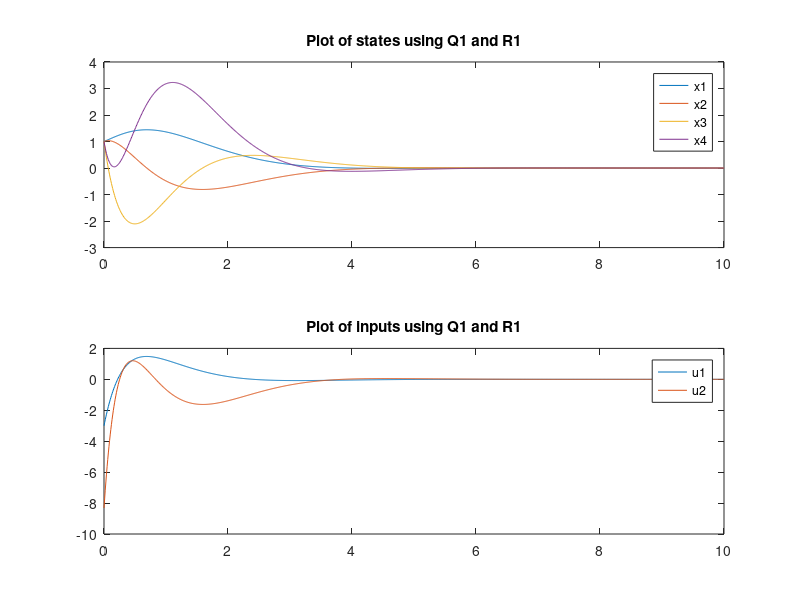
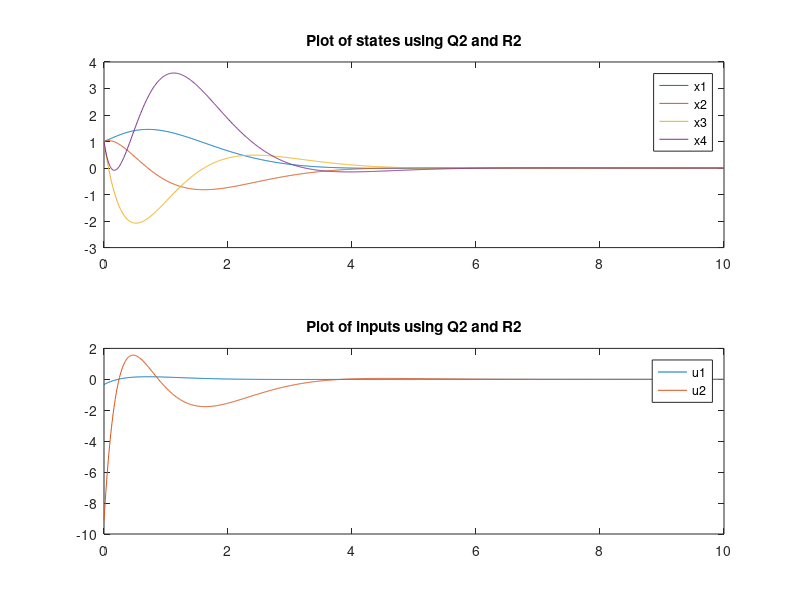
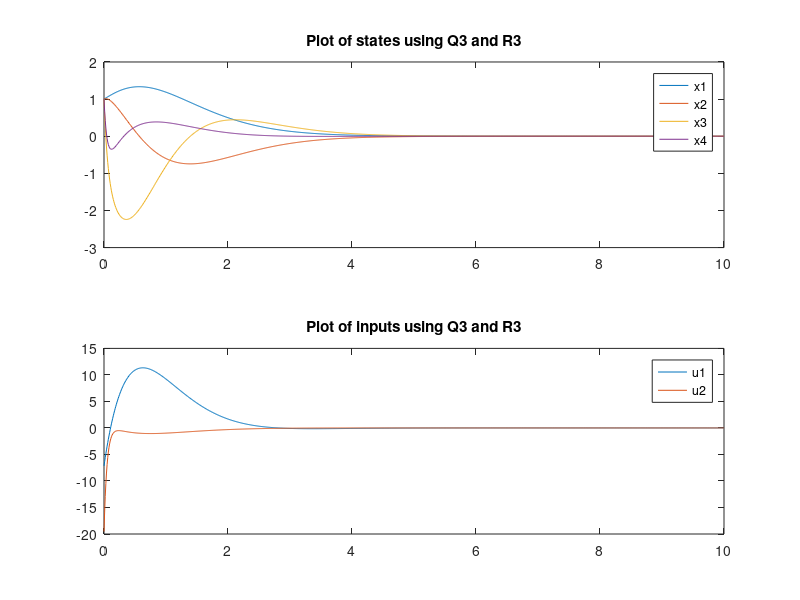
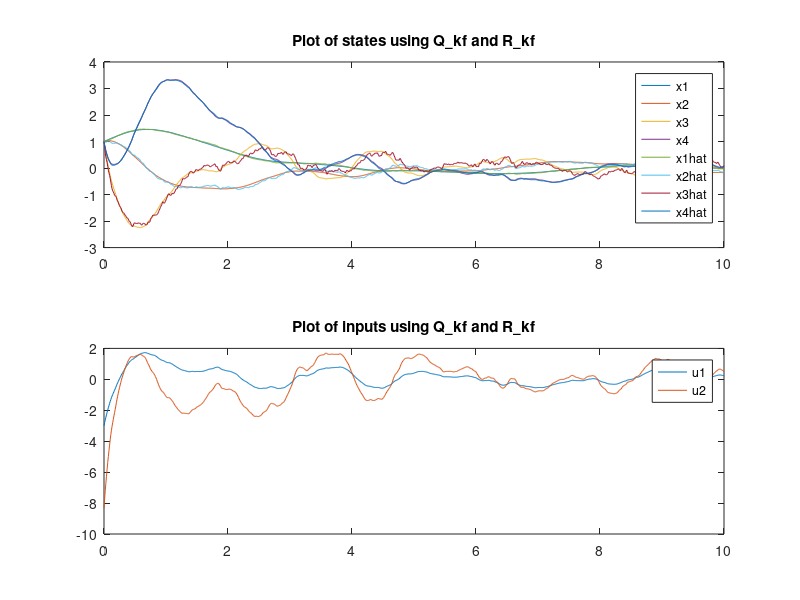

The MATLAB script that drew these images, in order:
clear all;
close all;

%Navdeep Sidhu 20577393
%Haiqiao Chen 20569361
%Ardalan Abolfazli 20571471

%% Deliverable 1 - using lqr to find K gain

A = [0 1 0 0;
    0 0 1 0;
    -3 1 2 3;
    2 1 0 0];

B = [0 0;
    0 0;
    1 2;
    0 2];

C = [1 0 0 0;
    0 0 0 1];

D = [0 0;                                       
    0 0];

% equal weighting on all states and inputs
Q1 = [1 0 0 0;
    0 1 0 0;
    0 0 1 0;
    0 0 0 1];

R1 = [1 0;
    0 1];

% minimizing u1 by increasing the weighting on R11
Q2 = [1 0 0 0;
    0 1 0 0;
    0 0 1 0;
    0 0 0 1];

R2 = [10 0;
    0 1];

% minimizing x4 by increasing the weighting on Q44
Q3 = [1 0 0 0;
    0 1 0 0;
    0 0 1 0;
    0 0 0 100];

R3 = [1 0;
    0 1];

[K1, P1, ev1] = lqr(A,B,Q1,R1);
[K2, P2, ev2] = lqr(A,B,Q2,R2);
[K3, P3, ev3] = lqr(A,B,Q3,R3);

A_sf1 = A-B*K1;
B_sf1 = B;
C_sf1 = C-D*K1;
D_sf1 = D;

A_sf2 = A-B*K2; 
B_sf2 = B;
C_sf2 = C-D*K2;
D_sf2 = D;

A_sf3 = A-B*K3; 
B_sf3 = B;
C_sf3 = C-D*K3;
D_sf3 = D;

sys_sf1 = ss(A_sf1, B_sf1, C_sf1, D_sf1);
sys_sf2 = ss(A_sf2, B_sf2, C_sf2, D_sf2);
sys_sf3 = ss(A_sf3, B_sf3, C_sf3, D_sf3);

x0_sf = [1 1 1 1];

tspan = 0:0.01:10;
u = [zeros(size(tspan,2),1) zeros(size(tspan,2),1)];    % zero input
                                                                                                                                                        
[y_sf1, t_sf1, x_sf1] = lsim(sys_sf1, u, tspan, x0_sf);
[y_sf2, t_sf2, x_sf2] = lsim(sys_sf2, u, tspan, x0_sf);
[y_sf3, t_sf3, x_sf3] = lsim(sys_sf3, u, tspan, x0_sf);

figure
subplot(2,1,1);
plot(t_sf1, x_sf1);
title ('Plot of states using Q1 and R1');
legend('x1', 'x2', 'x3', 'x4');
subplot(2,1,2);
plot(t_sf1, -K1*x_sf1');
title ('Plot of inputs using Q1 and R1');
legend('u1', 'u2');

figure
subplot(2,1,1);
plot(t_sf2, x_sf2);
title ('Plot of states using Q2 and R2');
legend('x1', 'x2', 'x3', 'x4');
subplot(2,1,2);
plot(t_sf2, -K2*x_sf2');
title ('Plot of inputs using Q2 and R2');
legend('u1', 'u2');

figure
subplot(2,1,1);
plot(t_sf3, x_sf3);
title ('Plot of states using Q3 and R3');
legend('x1', 'x2', 'x3', 'x4');
subplot(2,1,2);
plot(t_sf3, -K3*x_sf3');
title ('Plot of inputs using Q3 and R3');
legend('u1', 'u2');

%% Deliverable 2 - using Kalman filter to find F gain

a = 0.1; % std dev of both 'n' and 'w'
b = 0; % mean of both 'n' and 'w'
n = a.*randn(4,1001) + b; % n has 4 rows since its part of 'x_dot' which has 4 states
w = a.*randn(2,1001) + b; % w has 2 rows since its part of 'y' which has 2 outputs

Q_kf = eye(4)*a^2; % diagonal matrix containing variance of 'n' as the diagonal entries
R_kf = eye(2)*a^2; % diagonal matrix containing variance of 'w' as the diagonal entries

K_kf = K1; % using the gain 'K' obtained from the first case in deliverable 1

[F_transpose_kf, P_kf, ev_kf] = lqr(A.',C.',Q_kf,R_kf); % Note: this returns F transpose
F_kf = transpose(F_transpose_kf);

A_kf = [A -B*K_kf;
    F_kf*C A-F_kf*C-B*K_kf];

B_kf = [B eye(4) zeros(4,2);
    B zeros(4) F_kf];

C_kf = [C zeros(2,4)];

D_kf = [zeros(2) zeros(2,4) eye(2)];

sys_kf = ss(A_kf, B_kf, C_kf, D_kf);

x0_kf = [1 1 1 1 1 1 1 1];

tspan_kf = 0:0.01:10;
u_kf = [zeros(size(tspan_kf,2),1) zeros(size(tspan_kf,2),1) n.' w.'];   
                                                                                                                                                        
[y_kf, t_kf, x_kf] = lsim(sys_kf, u_kf, tspan_kf, x0_kf);

figure
subplot(2,1,1);
plot(t_kf, x_kf);
title ('Plot of states using Q\_kf and R\_kf');
legend('x1', 'x2', 'x3', 'x4', 'x1hat', 'x2hat', 'x3hat', 'x4hat');
subplot(2,1,2);
plot(t_kf, -K_kf*x_kf(:,(1:4))');
title ('Plot of inputs using Q\_kf and R\_kf');
legend('u1', 'u2');

